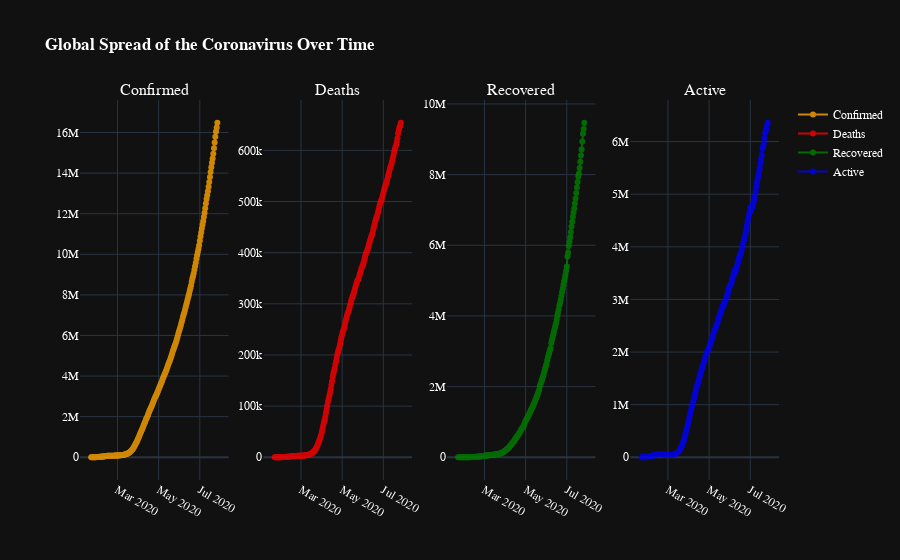

Here is the notebook cell this chart was saved with:
### Code cell
fig = make_subplots(rows=1, cols=4, subplot_titles=("Confirmed", "Deaths", "Recovered", "Active"))

trace1 = go.Scatter(
                x = date["Date"],
                y = date["Confirmed"],
                name="Confirmed",
                line_color="orange",
                mode="lines+markers",
                opacity=0.8)

trace2 = go.Scatter(
                x = date["Date"],
                y = date["Deaths"],
                name="Deaths",
                line_color="red",
                mode="lines+markers",
                opacity=0.8)

trace3 = go.Scatter(
                x = date["Date"],
                y = date["Recovered"],
                name="Recovered",
                line_color="green",
                mode="lines+markers",
                opacity=0.8)

trace4 = go.Scatter(
                x = date["Date"],
                y = date["Active"],
                name="Active",
                line_color="blue",
                mode="lines+markers",
                opacity=0.8)
fig.append_trace(trace1,1,1)
fig.append_trace(trace2,1,2)
fig.append_trace(trace3,1,3)
fig.append_trace(trace4,1,4)

fig.update_layout(title_text="<b>Global Spread of the Coronavirus Over Time </b>",
                  font=dict(family="Arial, Balto, Courier New, Droid Sans", color="white"))

fig.show()

### Figure 1 — Plotly figure (JSON) as saved in the notebook; plotly's stock layout.template omitted (floating-point values rounded to 4 significant figures; data arrays with more than 128 entries replaced by an {"elided": "..."} marker saying what was removed)
{"data": [{"line": {"color": "orange"}, "mode": "lines+markers", "name": "Confirmed", "opacity": 0.8, "type": "scatter", "x": {"elided": "188 str values"}, "xaxis": "x", "y": {"elided": "188 int values"}, "yaxis": "y"}, {"line": {"color": "red"}, "mode": "lines+markers", "name": "Deaths", "opacity": 0.8, "type": "scatter", "x": {"elided": "188 str values"}, "xaxis": "x2", "y": {"elided": "188 int values"}, "yaxis": "y2"}, {"line": {"color": "green"}, "mode": "lines+markers", "name": "Recovered", "opacity": 0.8, "type": "scatter", "x": {"elided": "188 str values"}, "xaxis": "x3", "y": {"elided": "188 int values"}, "yaxis": "y3"}, {"line": {"color": "blue"}, "mode": "lines+markers", "name": "Active", "opacity": 0.8, "type": "scatter", "x": {"elided": "188 str values"}, "xaxis": "x4", "y": {"elided": "188 int values"}, "yaxis": "y4"}], "layout": {"annotations": [{"font": {"size": 16}, "showarrow": false, "text": "Confirmed", "x": 0.1062, "xanchor": "center", "xref": "paper", "y": 1, "yanchor": "bottom", "yref": "paper"}, {"font": {"size": 16}, "showarrow": false, "text": "Deaths", "x": 0.3688, "xanchor": "center", "xref": "paper", "y": 1, "yanchor": "bottom", "yref": "paper"}, {"font": {"size": 16}, "showarrow": false, "text": "Recovered", "x": 0.6313, "xanchor": "center", "xref": "paper", "y": 1, "yanchor": "bottom", "yref": "paper"}, {"font": {"size": 16}, "showarrow": false, "text": "Active", "x": 0.8938, "xanchor": "center", "xref": "paper", "y": 1, "yanchor": "bottom", "yref": "paper"}], "font": {"color": "white", "family": "Arial, Balto, Courier New, Droid Sans"}, "title": {"text": "<b>Global Spread of the Coronavirus Over Time </b>"}, "xaxis": {"anchor": "y", "domain": [0, 0.2125]}, "xaxis2": {"anchor": "y2", "domain": [0.2625, 0.475]}, "xaxis3": {"anchor": "y3", "domain": [0.525, 0.7375]}, "xaxis4": {"anchor": "y4", "domain": [0.7875, 1]}, "yaxis": {"anchor": "x", "domain": [0, 1]}, "yaxis2": {"anchor": "x2", "domain": [0, 1]}, "yaxis3": {"anchor": "x3", "domain": [0, 1]}, "yaxis4": {"anchor": "x4", "domain": [0, 1]}}}
